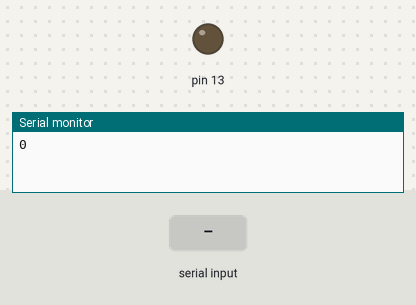
This sketch was run on a simulated Arduino Uno, built with avr-gcc and run on an emulated ATmega328P. Parts: output pins drawn as LEDs (lit = HIGH), the last lines printed to the serial monitor. Inputs (shaded band) come from the test bench.

Above: at 1.2 s.
1.3 s: "90,45\n" received over Serial
At 4.2 s:
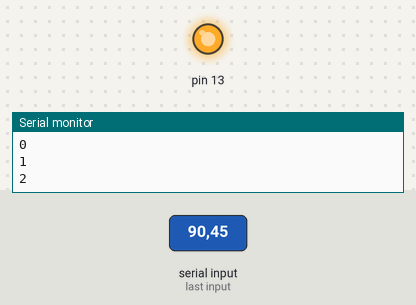
4.3 s: "5\n" received over Serial
5.8 s: "30,150\n" received over Serial
At 8.7 s:
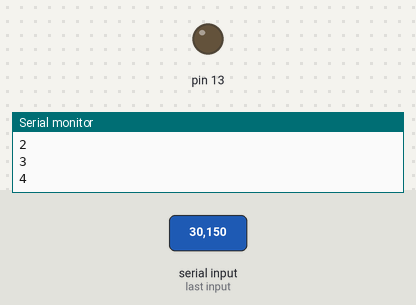
Timing chart, 0 to 10.2 s (numbered marks = the images above; inputs shaded):
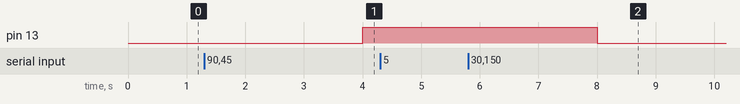

Measured:
- after the input at 1.3 s, pin 13: LOW → HIGH after 2.7 s
- after the input at 4.3 s, every drawn part: stays the same
- after the input at 5.8 s, pin 13: HIGH → LOW after 2.2 s instead of 3.2 s

The sketch:

unor3.ino
```cpp
// for uno r3
int j = 0;
void setup() {
  Serial.begin(9600);
  pinMode(13, OUTPUT);
}
void loop() {
  Serial.println(j);
  if(Serial.available())
  {
    int k = Serial.parseInt();
    if (k % 2 == 0)
      digitalWrite(13, LOW);
    else
      digitalWrite(13,HIGH);
  }
  j++;
  delay(2000);
}
```
